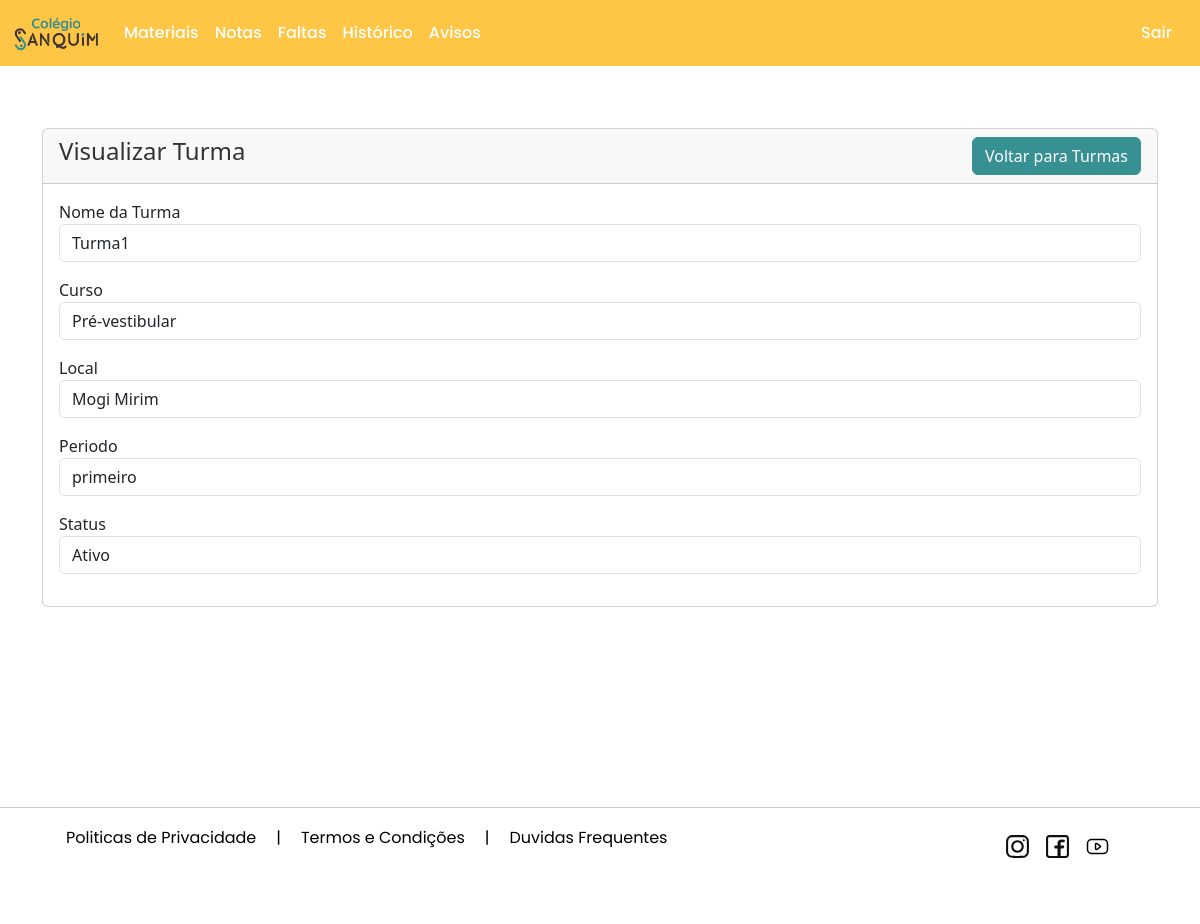
The app's page /Aluno/phpA/aviso-view.php?id=11 with its own data.
### tables this page shows
CREATE TABLE `turmas` (
  `id` int(11) NOT NULL,
  `nome_turma` varchar(50) NOT NULL,
  `curso` varchar(50) NOT NULL,
  `local` varchar(50) NOT NULL,
  `periodo` varchar(50) NOT NULL,
  `status` int(11) NOT NULL
);

### Aluno/phpA/aviso-view.php (the view, shortened to what this page needs)
<?php
require 'conexao2.php';
?>
<!doctype html>
<html lang="pt-BR">
  <head>
    <link href="https://cdn.jsdelivr.net/npm/bootstrap@5.3.3/dist/css/bootstrap.min.css" rel="stylesheet">
  </head>
  <body>
      <div class="container mt-5">
        <div class="row">
            <div class="col-md-12">
                <div class="card">
                    <div class="card-header">
                        <h4>Visualizar Turma
                            <a href="index-turmas.php" class="btn btn-custom float-end">Voltar para Turmas</a>
                        </h4>
                    </div>
                    <div class="card-body">
                        <?php
                        if (isset($_GET['id'])){
                            $turma_id = mysqli_real_escape_string($conexao, $_GET['id']);
                            $sql = "SELECT * FROM turmas WHERE id='$turma_id'";
                            $query = mysqli_query($conexao, $sql);
                            if(mysqli_num_rows($query)>0){
                                $turma = mysqli_fetch_array($query);
                        ?>
                        <form action="acoes-turma.php" method="POST">
                            <div class="mb-3">
                                <label>Nome da Turma</label>
                                <p class="form-control">
                                    <?=$turma['nome_turma']?>
                                </p>
                            </div>
                            <div class="mb-3">
                                <label>Curso</label>
                                <p class="form-control">
                                    <?=$turma['curso']?>
                                </p>
                            </div>
                            <div class="mb-3">
                                <label>Local</label>
                                <p class="form-control">
                                    <?=$turma['local']?>
                                </p>
                            </div>
                            <div class="mb-3">
                                <label>Periodo</label>
                                <p class="form-control">
                                    <?=$turma['periodo']?>
                                </p>
                            </div>
                            <div class="mb-3">
                                <label>Status</label>
                                <p class="form-control">
                                    <?=($turma['status'] == 1) ? 'Ativo' : 'Inativo'; ?>
                                </p>
                            </div>
                        </form>
                        <?php
                            } else {
                                echo "<h5>Turma não encontrada</h5>";
                            }
                        } else {
                            echo "<h5>ID da turma não fornecido</h5>";
                        }
                        ?>
                    </div>
                </div>
            </div>
        </div>
      </div>
  </body>
</html>
<?php
include 'masterA.php';
?>

### Aluno/phpA/aviso-view.php (style rules this page uses)
.btn-custom { background-color: #379091; border-color: #379091; color: #fff; }

### records on screen
turmas: nome_turma "Turma1", curso "Pré-vestibular", local "Mogi Mirim", periodo "primeiro"
